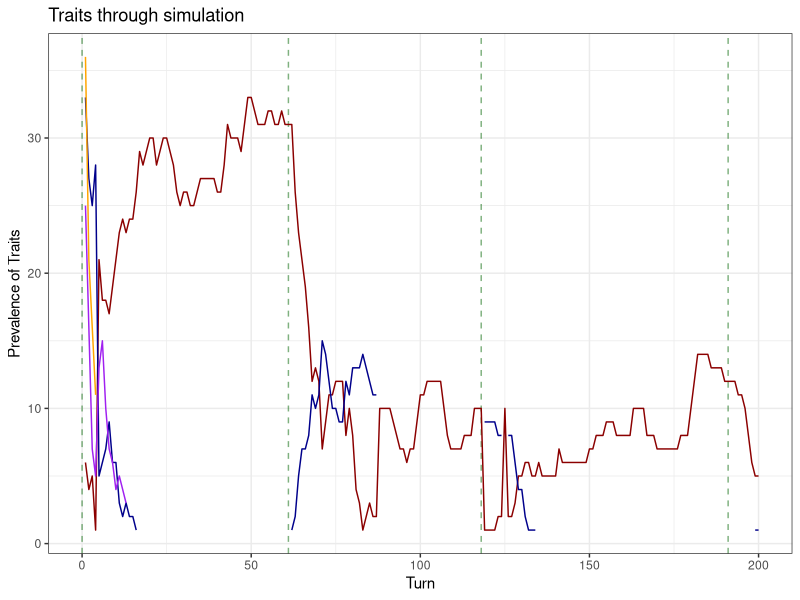

Reproduce this figure in R.
library(tidyverse)
#### Set-up ####
# Number of agents
N <- 100
# Maximum turns 
t_max <- 200
# Baseline fertility rate 
b <- 0.01
# Bonus fertility for fitness
bonus_fitness <- 0.05
# Bonus survival 
bonus_survival <- 0.05
# Repository (enough rows; plus one column for age)
population <- matrix(NA, nrow= 1e5, 
                     ncol = t_max+2)

# An index for organizing 
index <- sample(x = 1:100, 
                size = N, 
                replace = F)

# First traits 
population[1:N, 2] <- sample(c(1:4), 
                             size = N, 
                             replace = T, 
                             prob = c(0.05, 0.3, 0.3, 0.35))
# Draw age as integer 
age <- runif(n = N, min = 1, max = 100) %>% as.integer()
# Add to our matrix 
population[1:N,1] <- age
# State world 
state_world <- sample(c(1:4), 1)
# World changes 
world_changes <- rep(NA, N)
# Probability of environmental change 
u <- 0.01

# df_results matrix 
df_results <- matrix(NA, nrow = t_max, ncol = 7)
#### Loop ####
for(i in 1:t_max) {
  if(length(which(!is.na(population[,1])))==0) {
    print("Everyone died!")
    break
  }
  # Last agent 
  last_agent <- which(!is.na(population[,1]))[length(which(!is.na(population[,1])))]
  
  ## 1. Learning ##
  # Probability of learning
  x <- population[which(!is.na(population[,1])),1] %>% 
    as.integer()
  p_openness <- exp(1)^((-x)/35)
  # Now calculate who learns 
  learns <- rbinom(n = length(which(!is.na(population[,1]))), 
                   size = 1, 
                   prob = p_openness)
  # What individuals learned? 
  learners <- which(!is.na(population[,1]))[which(learns == 1)] 
  non_learners <- which(!is.na(population[,1]))[which(learns == 0)]
  # Let's see which will learn individually 
  soc_learners <- sample(c(TRUE, FALSE), 
                         length(learners),
                         prob = c(0.9, 0.1), 
                         replace = TRUE)
  # Draw random demonstrators 
  demonstrated_traits <- sample(population[which(!is.na(population[,i+1])),i+1], 
                                size = sum(soc_learners),
                                replace = T)
  # Now update their beliefs
  # Update beliefs of social learners 
  population[learners[soc_learners],i+2] <- demonstrated_traits
  # Update beliefs of explorers 
  population[learners[!soc_learners],i+2] <- state_world
  # The others just get their previous beliefs
  population[non_learners,i+2] <- population[non_learners,i+1]
  
  ## 2. Surviving ##
  # See what the max age is
  # Calculate the agents probability of survival
  p_survival <- 1 - ((population[which(!is.na(population[,1])),1])/(100-1))^2
  p_survival[p_survival<0] <- 0
  # Which individuals have the correct trait
  fit <- population[which(!is.na(population[,1])),i+2] == state_world
  try(if (sum(is.na(fit)) >0) stop("Wrong sum"))
  # Add their bonus 
  p_survival[fit] <- p_survival[fit] + bonus_survival
  # Make sure no probability is higher than 1 
  p_survival[p_survival >=1] <- 1
  # Now calculate who survives 
  survived <- rbinom(n = length(which(!is.na(population[,1]))), 
                     size = 1, 
                     prob = p_survival)
  # NAs in the ages of those who don't
  population[which(!is.na(population[,1]))[survived==0],1] <- NA
  
  
  ## 3. Reproduction ##
  reproducers <- which(!is.na(population[,1])&
                         population[,1]>=15&
                         population[,1]<=40)
  # From these, who have the appropriate trait 
  fit_reproducers <- population[reproducers,i+2]==state_world
  # Now let's carry see how many children we get 
  # Fit reproducers
  rf <- rbinom(n = sum(fit_reproducers), 
               size = 1, 
               prob = b+bonus_fitness)
  
  # The rest of reproducers
  r <- rbinom(n = length(reproducers)-sum(fit_reproducers), 
              size = 1, 
              prob = b)
  # Number of new children 
  num_children <- sum(r) + sum(rf)
  if(num_children > 0) {
    population[(last_agent+1):(last_agent+num_children),1] <- 1
    # They copy reproducers 
    population[(last_agent+1):(last_agent+num_children),i+2] <- 
      sample(population[reproducers,i+2], num_children)
  }
  
  
  ## 4. Aging ##
  population[which(!is.na(population[,1])),1] <- population[which(!is.na(population[,1])),1]+1
  
  ## 5. World changes ## 
  # Does it change 
  env_change <- rbinom(n =1, size = 1, prob=u)
  
  # If changes get the current state out and sample from possible worlds
  if (env_change == 1) {
    possible_states <- c(1:4)
    possible_states <- possible_states[-state_world]
    state_world <- sample(possible_states, 1)
  } else {
    state_world <- state_world
  }
  table_traits <- table(population[,i+2])
  df_results[i,1] <- mean(population[,1], na.rm = T)
  df_results[i,2] <- table_traits[1]
  df_results[i,3] <- table_traits[2]
  df_results[i,4] <- table_traits[3]
  df_results[i,5] <- table_traits[4]
  df_results[i,6] <- env_change
  df_results[i, 7] <- length(population[which(!is.na(population[,1]))])
}

#### Results ####
df <- data.frame(df_results) 
names(df) <- c("average_age", 
               "t1",
               "t2", 
               "t3", 
               "t4", 
               "environment_change",
               "population")
df$turn <- 1:nrow(df)

df <- df %>% 
  mutate(changed = turn*environment_change)


df %>% 
  ggplot(aes(x = turn)) + 
  geom_vline(aes(xintercept = changed), alpha = 0.5, linetype = 2, col = "darkgreen") +
  geom_line(aes(y = t1), col = "darkred") +
  geom_line(aes(y = t2), col = "darkblue") +
  geom_line(aes(y = t3), col = "purple") +
  geom_line(aes(y = t4), col = "orange") +
  theme_bw() + 
  labs(x = "Turn", 
       y = "Prevalence of Traits", 
       title = "Traits through simulation")
